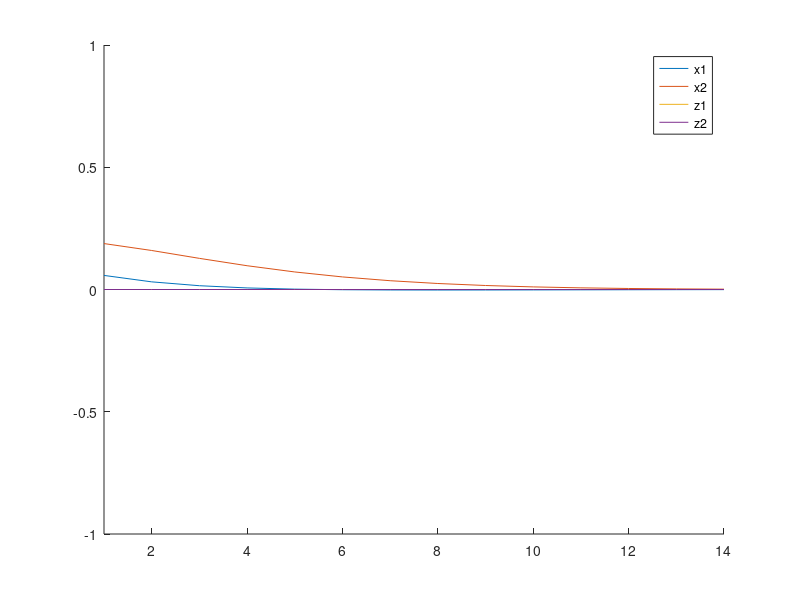

Source code (MATLAB): (Note: this script raises an error after producing the figure.)
clear;
clc;
clf;

A = [0.6278   -0.0259; 0.4644    0.7071];

B = [0.1246   -0.00000028;3.2763    0.000016];

C = [0    1.0000; -338.7813    1.1293];

D = [0         0;169.3907         0];

K = [5.261 -0.023;-414911.26, 57009.48];

L = [-0.00000000002708 -0.00000000063612;0.00000000033671  0.00000000556308];

abs(eig(A-B*K))
abs(eig(A-L*C))

x = [0.1;0.2];
y = C*x;
z = [0;0];
u = [0;0];
max_x1 = abs(x(1));
max_x2 = abs(x(2));

time=14;
plot_dist=zeros(1,time);
plot_vel=zeros(1,time);

for i=1:time
    i
   r = C*x - C*z;
   z = A*z + B*u + L*r;
   x = A*x + B*u;     
   u = -K*z;
   
   if abs(x(1))>max_x1
       max_x1 = abs(x(1));
   end
   
   if abs(x(2))>max_x2
       max_x2 = abs(x(2));
   end  
   
   plot_dist(i) = x(1);
   plot_vel(i) = x(2);
   plot_dist_est(i) = z(1);
   plot_vel_est(i) = z(2);
end


% esp_journal_est=ss(A-B*K-L*C)
hold on;
plot(plot_dist);
plot(plot_vel);
plot(plot_dist_est);
plot(plot_vel_est);
legend({'x1','x2','z1','z2'});
axis([1 time -1 1]);
hold off;

max_x1
max_x2



% X_R = 0.2*X_S

% A = [0.4450 -0.0458;1.2939 0.4402];
% B = [0.0550;4.5607];
% C = [0 1];
% D = [0];
% 
% sys =ss(A,B,C,D);
% p = 0.00001;
% Q = p*(C'*C);
% R = 0.000001;
% [K,S,E] = dlqr(A,B,Q,R);
% 
% % K = [-0.0987 0.1420];
% L = [-0.0390;0.4339];
% 
% x = [-0.1;-0.2];
% y = C*x;
% z = [0;0];
% u = 0;
% max_x1 = 0;
% max_x2 = 0;
% 
% time=14;
% plot_dist=zeros(1,time);
% plot_vel=zeros(1,time);
% 
% for i=1:time
%     i
%    r = C*x - C*z;
%    z = A*z + B*u + L*r;
%    x = A*x + B*u;     
%    u = -K*z;
%    
%    if abs(x(1))>max_x1
%        max_x1 = abs(x(1));
%    end
%    
%    if abs(x(2))>max_x2
%        max_x2 = abs(x(2));
%    end  
%    
%    plot_dist(i) = x(1);
%    plot_vel(i) = x(2);
%    
%    plot_dist_est(i) = z(1);
%    plot_vel_est(i) = z(2);
% end
% 
% 
% hold on;
% plot(plot_dist);
% plot(plot_vel);
% plot(plot_dist_est);
% plot(plot_vel_est);
% legend({'x1','x2','z1','z2'});
% axis([1 time -1 1]);
% hold off;
% 
% max_x1
% max_x2

esp=ss(A-B*K,B,C,D,0.04);
st= stepinfo(esp)